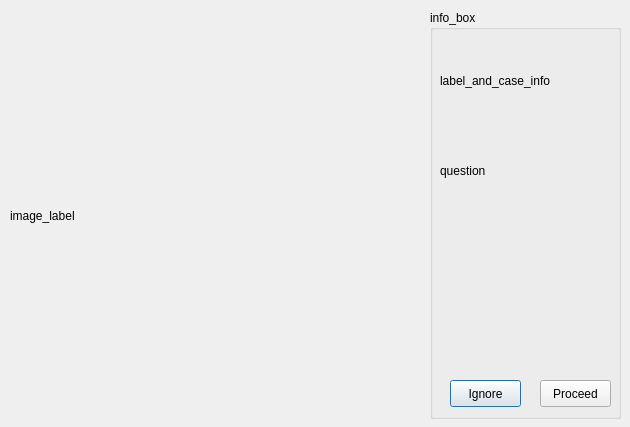
<?xml version="1.0" encoding="UTF-8"?>
<ui version="4.0">
 <class>Dialog</class>
 <widget class="QDialog" name="Dialog">
  <property name="geometry">
   <rect>
    <x>0</x>
    <y>0</y>
    <width>630</width>
    <height>427</height>
   </rect>
  </property>
  <property name="windowTitle">
   <string>Dialog</string>
  </property>
  <widget class="QLabel" name="image_label">
   <property name="geometry">
    <rect>
     <x>10</x>
     <y>20</y>
     <width>381</width>
     <height>391</height>
    </rect>
   </property>
   <property name="text">
    <string>image_label</string>
   </property>
  </widget>
  <widget class="QGroupBox" name="info_box">
   <property name="geometry">
    <rect>
     <x>430</x>
     <y>10</y>
     <width>191</width>
     <height>409</height>
    </rect>
   </property>
   <property name="title">
    <string>info_box</string>
   </property>
   <widget class="QLabel" name="label_and_case_info">
    <property name="geometry">
     <rect>
      <x>10</x>
      <y>30</y>
      <width>171</width>
      <height>81</height>
     </rect>
    </property>
    <property name="text">
     <string>label_and_case_info</string>
    </property>
    <property name="wordWrap">
     <bool>true</bool>
    </property>
   </widget>
   <widget class="QPushButton" name="btn_ignore">
    <property name="geometry">
     <rect>
      <x>20</x>
      <y>370</y>
      <width>71</width>
      <height>27</height>
     </rect>
    </property>
    <property name="text">
     <string>Ignore</string>
    </property>
   </widget>
   <widget class="QPushButton" name="btn_proceed">
    <property name="geometry">
     <rect>
      <x>110</x>
      <y>370</y>
      <width>71</width>
      <height>27</height>
     </rect>
    </property>
    <property name="text">
     <string>Proceed</string>
    </property>
   </widget>
   <widget class="QLabel" name="question">
    <property name="geometry">
     <rect>
      <x>10</x>
      <y>120</y>
      <width>171</width>
      <height>81</height>
     </rect>
    </property>
    <property name="text">
     <string>question</string>
    </property>
    <property name="wordWrap">
     <bool>true</bool>
    </property>
   </widget>
  </widget>
 </widget>
 <resources/>
 <connections/>
</ui>
